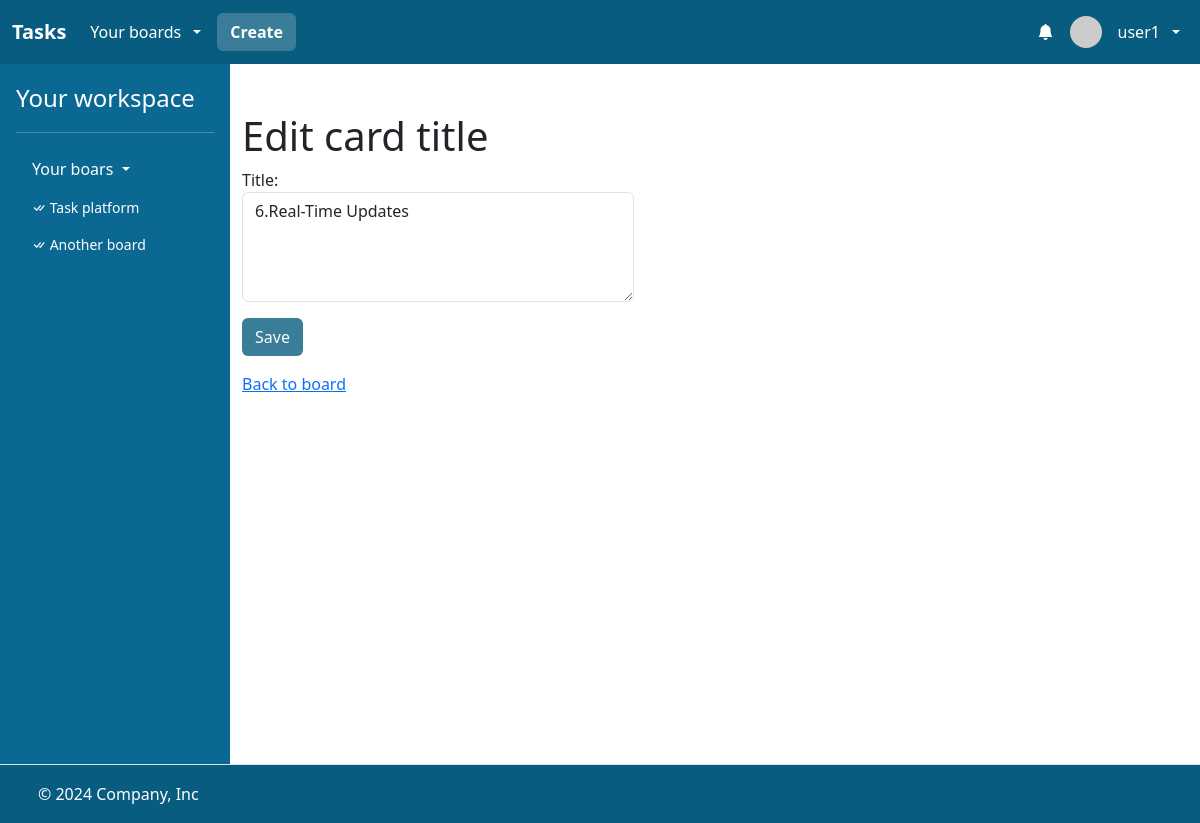
The app's page /edit_card_title_view/228 (signed in) with its own data.
### task/models.py (models this page shows, shortened)
class User(AbstractUser):
    bio = models.CharField(max_length=256)

class Board(models.Model):
    name = models.CharField(max_length=256)
    description = models.CharField(max_length=256)
    members = models.ManyToManyField(User, related_name="boards")
    created_at = models.DateTimeField(auto_now_add=True)

class Card(models.Model):
    list = models.ForeignKey("List", on_delete=models.CASCADE, related_name="cards")
    title = models.CharField(max_length=256)
    description = models.CharField(max_length=256)
    due_date = models.DateTimeField(null=True, blank=True)
    position = models.DecimalField(max_digits=10, decimal_places=2)
    members = models.ManyToManyField(User, related_name="cards")
    created_at = models.DateTimeField(auto_now_add=True)

### task/views/card_views.py (the view, shortened to what this page needs)
@login_required
def edit_card_title_view(request, card_id):
    card = Card.objects.filter(id=card_id).first()
    if card is None:
        return apology(request, "Card does not exist!", 400)
    if request.user not in card.list.board.members.all():
        return apology(request, "Card does not exist!", 400)
    return render(
        request,
        "task/edit_card_title.html",
        {
            "boards": request.user.boards.all(),
            "card": card,
            "form": EditCardTitleForm(initial={"title": card.title}),
        },
    )

### task/forms.py
class EditCardTitleForm(forms.Form):
    template_name = "form_snippet.html"
    title = forms.CharField(
        max_length=256,
        widget=forms.Textarea(
            attrs={
                "class": "form-control w-auto single-line-textarea",
                "placeholder": "Title",
                "autofocus": True,
                "rows": 4,
                "cols": 38,
            }
        ),
    )

### task/templates/task/edit_card_title.html (shortened to what this page needs)
{% extends "task/layout.html" %}
{% block main %}
    <div class="container">
        <div class="mt-5">
            <h1>Edit card title</h1>
            <form action="{% url 'edit_card_title_view' card.id %}" method="POST">
                {{ form }}
                <input class="btn" style="background: #397D99; color: white;" type="submit" value="Save">
            </form>
        </div>
        <div class="mt-3">
            <p><a class="link-primary" href="{% url 'board' card.list.board.id %}">Back to board</a></p>
        </div>
    </div>
{% endblock %}

### task/templates/task/layout.html (shortened to what this page needs)
<!DOCTYPE html>
{% load static %}
{% load humanize %}
<html lang="en">
    <head>
        <link href="https://cdn.jsdelivr.net/npm/bootstrap@5.3.3/dist/css/bootstrap.min.css" rel="stylesheet">
        <link rel="stylesheet" href="https://cdn.jsdelivr.net/npm/bootstrap-icons@1.3.0/font/bootstrap-icons.css">
        <link href="{% static 'styles.css' %}" rel="stylesheet">
    </head>
    <body class="h-100vh">
        <div class="d-flex flex-column h-100">
            <header>
                <nav class="navbar navbar-expand-lg bg-custom-3"  data-bs-theme="dark">
                    <div class="container-fluid">
                      <a class="navbar-brand fw-bold" href="{% url 'index' %}">Tasks</a>
                      <div class="collapse navbar-collapse" id="navbarHeader">
                        <ul class="navbar-nav me-auto mb-2 mb-lg-0 d-flex align-items-center gap-2">
                            {% if user.is_authenticated %}
                                <li class="nav-item dropdown">
                                    <a class="nav-link dropdown-toggle text-white d-flex align-items-center gap-2" href="#" role="button" data-bs-toggle="dropdown" aria-expanded="false">
                                        <span>Your boards</span>
                                    </a>
                                </li>
                                <li class="nav-item">
                                    <a class="btn fw-bold text-white bg-custom-4" href="{% url 'create_board' %}">Create</a>
                                </li>
                          {% endif %}
                        </ul>
                        {% if user.is_authenticated %}
                        <ul class="navbar-nav ms-auto mb-2 mb-lg-0 f-flex align-items-center">
                            <li class="nav-item dropdown">
                                <a class="nav-link text-white d-relative d-flex align-items-center gap-2" href="#" role="button" id="dropdownMenuClickableInside" data-bs-toggle="dropdown" data-bs-auto-close="outside" aria-expanded="false">
                                    <i class="bi bi-bell-fill"></i>
                                </a>
                            </li>
                            <li class="nav-item dropdown">
                                <a class="nav-link dropdown-toggle text-white d-flex align-items-center gap-2" href="#" role="button" data-bs-toggle="dropdown" aria-expanded="false">
                                    <img src="https://i.pravatar.cc/48?u={{ user.id }}" alt="" width="32" height="32" class="rounded-circle me-2">
                                    <span>{{ user.username }}</span>
                                </a>
                            </li>
                        </ul>
                        {% endif %}
                      </div>
                    </div>
                  </nav>
            </header>
            <main class="flex-fill">
                <div class="d-flex flex-nowrap h-100">
                    {% if user.is_authenticated %}
                    <div class="d-none d-lg-flex flex-column flex-shrink-0 p-3 text-white side-menu-container">
                        <a href="{% url 'index' %}" class="text-decoration-none d-flex align-items-center mb-3 mb-md-0 me-md-auto text-white">
                          <span class="fs-4">Your workspace</span>
                        </a>
                        <hr>
                        <ul class="nav nav-pills flex-column mb-auto">
                          <li class="mb-1">
                            <button class="nav-link text-white collapsed dropdown-toggle" data-bs-toggle="collapse" data-bs-target="#home-collapse" aria-expanded="true">
                                Your boars
                            </button>
                            <div class="collapse show " id="home-collapse">
                                <ul class="btn-toggle-nav list-unstyled fw-normal pb-1 small max-height-490 overflow-auto">
                                    {% for board in boards %}
                                    <li>
                                        <a href="{% url 'board' board.id %}" class="nav-link text-white">
                                            <i class="bi bi-check-all"></i>
                                            {{ board.name }}
                                        </a>
                                    </li>
                                    {% endfor %}
                                </ul>
                            </div>
                          </li>
                        </ul>
                    </div>
                    {% endif %}
                    <div class="flex-fill bg-white min-heigt-700 overflow-x-hidden">
                        {% block main %}
                        {% endblock %}
                    </div>
                </div>
            </main>
            <footer class="d-flex flex-wrap justify-content-between align-items-center py-3 border-top bg-custom-3 border-0">
                <div class="col-md-4 d-flex align-items-center">
                  <a href="/" class="mb-3 me-2 mb-md-0 text-body-secondary lh-1">
                    <svg class="bi" width="30" height="24"><use xlink:href="#bootstrap"></use></svg>
                  </a>
                  <span class="mb-3 mb-md-0 text-white">© 2024 Company, Inc</span>
                </div>
                <ul class="nav col-md-4 justify-content-end list-unstyled d-flex">
                  <li class="ms-3"><a class="text-body-secondary" href="#"><svg class="bi" width="24" height="24"><use xlink:href="#twitter"></use></svg></a></li>
                  <li class="ms-3"><a class="text-body-secondary" href="#"><svg class="bi" width="24" height="24"><use xlink:href="#instagram"></use></svg></a></li>
                  <li class="ms-3"><a class="text-body-secondary" href="#"><svg class="bi" width="24" height="24"><use xlink:href="#facebook"></use></svg></a></li>
                </ul>
            </footer>
        </div>
    </body>
</html>

### task/templates/form_snippet.html (shortened to what this page needs)
{% for field in form %}
    <div class="form-group mb-3">
        {{ field.label_tag }} {{ field }}
    </div>
{% endfor %}

### task/static/styles.css (style rules this page uses)
.bg-custom-3 { background-color: #085c80; }
.bg-custom-4 { background-color: #397d99; }
.h-100 { height: 100%; }
.h-100vh { height: 100vh; }
.side-menu-container { width: 230px; background: #0a6892; }
.max-height-490 { max-height: 490px; }
.min-heigt-700 { min-height: 700px; }
.overflow-x-hidden { overflow-x: hidden; }

### records on screen
User: username "user1"
Board: name "Task platform"
Board: name "Another board"
Card: form "6.Real-Time Updates"

### other values on screen
{{ field.label_tag }} "Title:"
